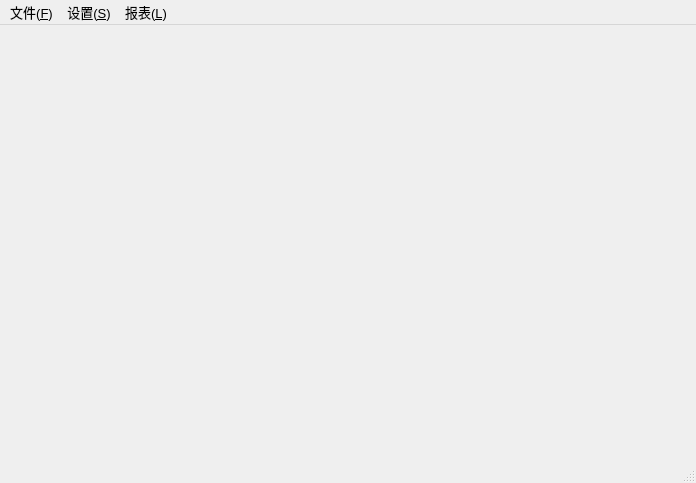
<?xml version="1.0" encoding="UTF-8"?>
<ui version="4.0">
 <class>Window_monitor</class>
 <widget class="QMainWindow" name="Window_monitor">
  <property name="windowModality">
   <enum>Qt::NonModal</enum>
  </property>
  <property name="geometry">
   <rect>
    <x>0</x>
    <y>0</y>
    <width>696</width>
    <height>483</height>
   </rect>
  </property>
  <property name="font">
   <font>
    <pointsize>10</pointsize>
   </font>
  </property>
  <property name="windowTitle">
   <string>三里坪集控系统</string>
  </property>
  <widget class="QWidget" name="centralwidget">
   <property name="enabled">
    <bool>true</bool>
   </property>
  </widget>
  <widget class="QMenuBar" name="menubar">
   <property name="geometry">
    <rect>
     <x>0</x>
     <y>0</y>
     <width>696</width>
     <height>17</height>
    </rect>
   </property>
   <widget class="QMenu" name="menu_file">
    <property name="statusTip">
     <string/>
    </property>
    <property name="title">
     <string>文件(&amp;F)</string>
    </property>
    <addaction name="action_quit"/>
   </widget>
   <widget class="QMenu" name="menu_config">
    <property name="title">
     <string>设置(&amp;S)</string>
    </property>
    <addaction name="action_mote"/>
    <addaction name="action_user"/>
   </widget>
   <widget class="QMenu" name="menu">
    <property name="title">
     <string>报表(&amp;L)</string>
    </property>
    <addaction name="action_runlog"/>
    <addaction name="action_statelog"/>
   </widget>
   <addaction name="menu_file"/>
   <addaction name="menu_config"/>
   <addaction name="menu"/>
  </widget>
  <widget class="QStatusBar" name="statusbar"/>
  <action name="action_print">
   <property name="text">
    <string>打印(&amp;P)</string>
   </property>
   <property name="statusTip">
    <string/>
   </property>
   <property name="shortcut">
    <string>Ctrl+P</string>
   </property>
  </action>
  <action name="action_user">
   <property name="text">
    <string>用户...</string>
   </property>
  </action>
  <action name="action_quit">
   <property name="text">
    <string>退出(&amp;Q)</string>
   </property>
  </action>
  <action name="action_mote">
   <property name="text">
    <string>现地站...</string>
   </property>
  </action>
  <action name="action_runlog">
   <property name="text">
    <string>操作报表</string>
   </property>
  </action>
  <action name="action_statelog">
   <property name="text">
    <string>状态报表</string>
   </property>
  </action>
 </widget>
 <resources/>
 <connections/>
</ui>
